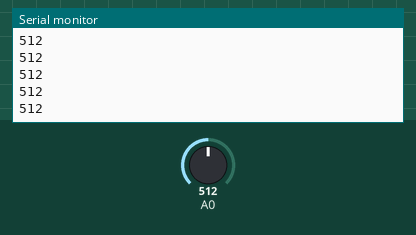
Bench run of a sketch on a simulated Arduino Uno, built with avr-gcc and run on an emulated ATmega328P. Shown: the last lines printed to the serial monitor. The inputs (shaded band) are chosen by the test bench; at power-on: A0 = 512.

Above: at 1.2 s.
1.3 s: A0 set to 716
At 1.31 s:
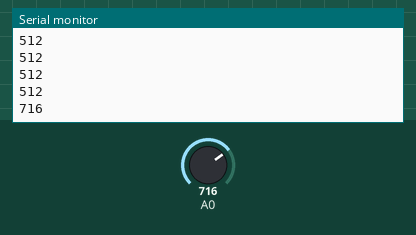
2.8 s: A0 set to 900
At 2.81 s:
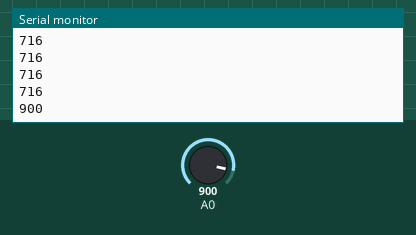
Timing chart, 0 to 5.8 s (numbered marks = the images above; inputs shaded):
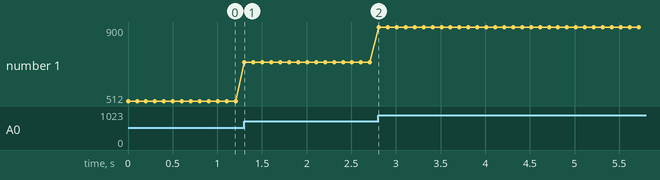

Measured:
- after the input at 1.3 s, the serial monitor: prints a new line at once (image 1)
- after the input at 2.8 s, the serial monitor: prints a new line at once (image 2)
- plotted number 1: 512 → 716 after the input at 1.3 s, 716 → 900 after the input at 2.8 s

The sketch:

serial_adc.ino
```cpp
void setup()
{
  Serial.begin(9600*2);
}


void loop()
{
  int i=analogRead(A0);
  Serial.println(i);
  delay(100);
}
```
